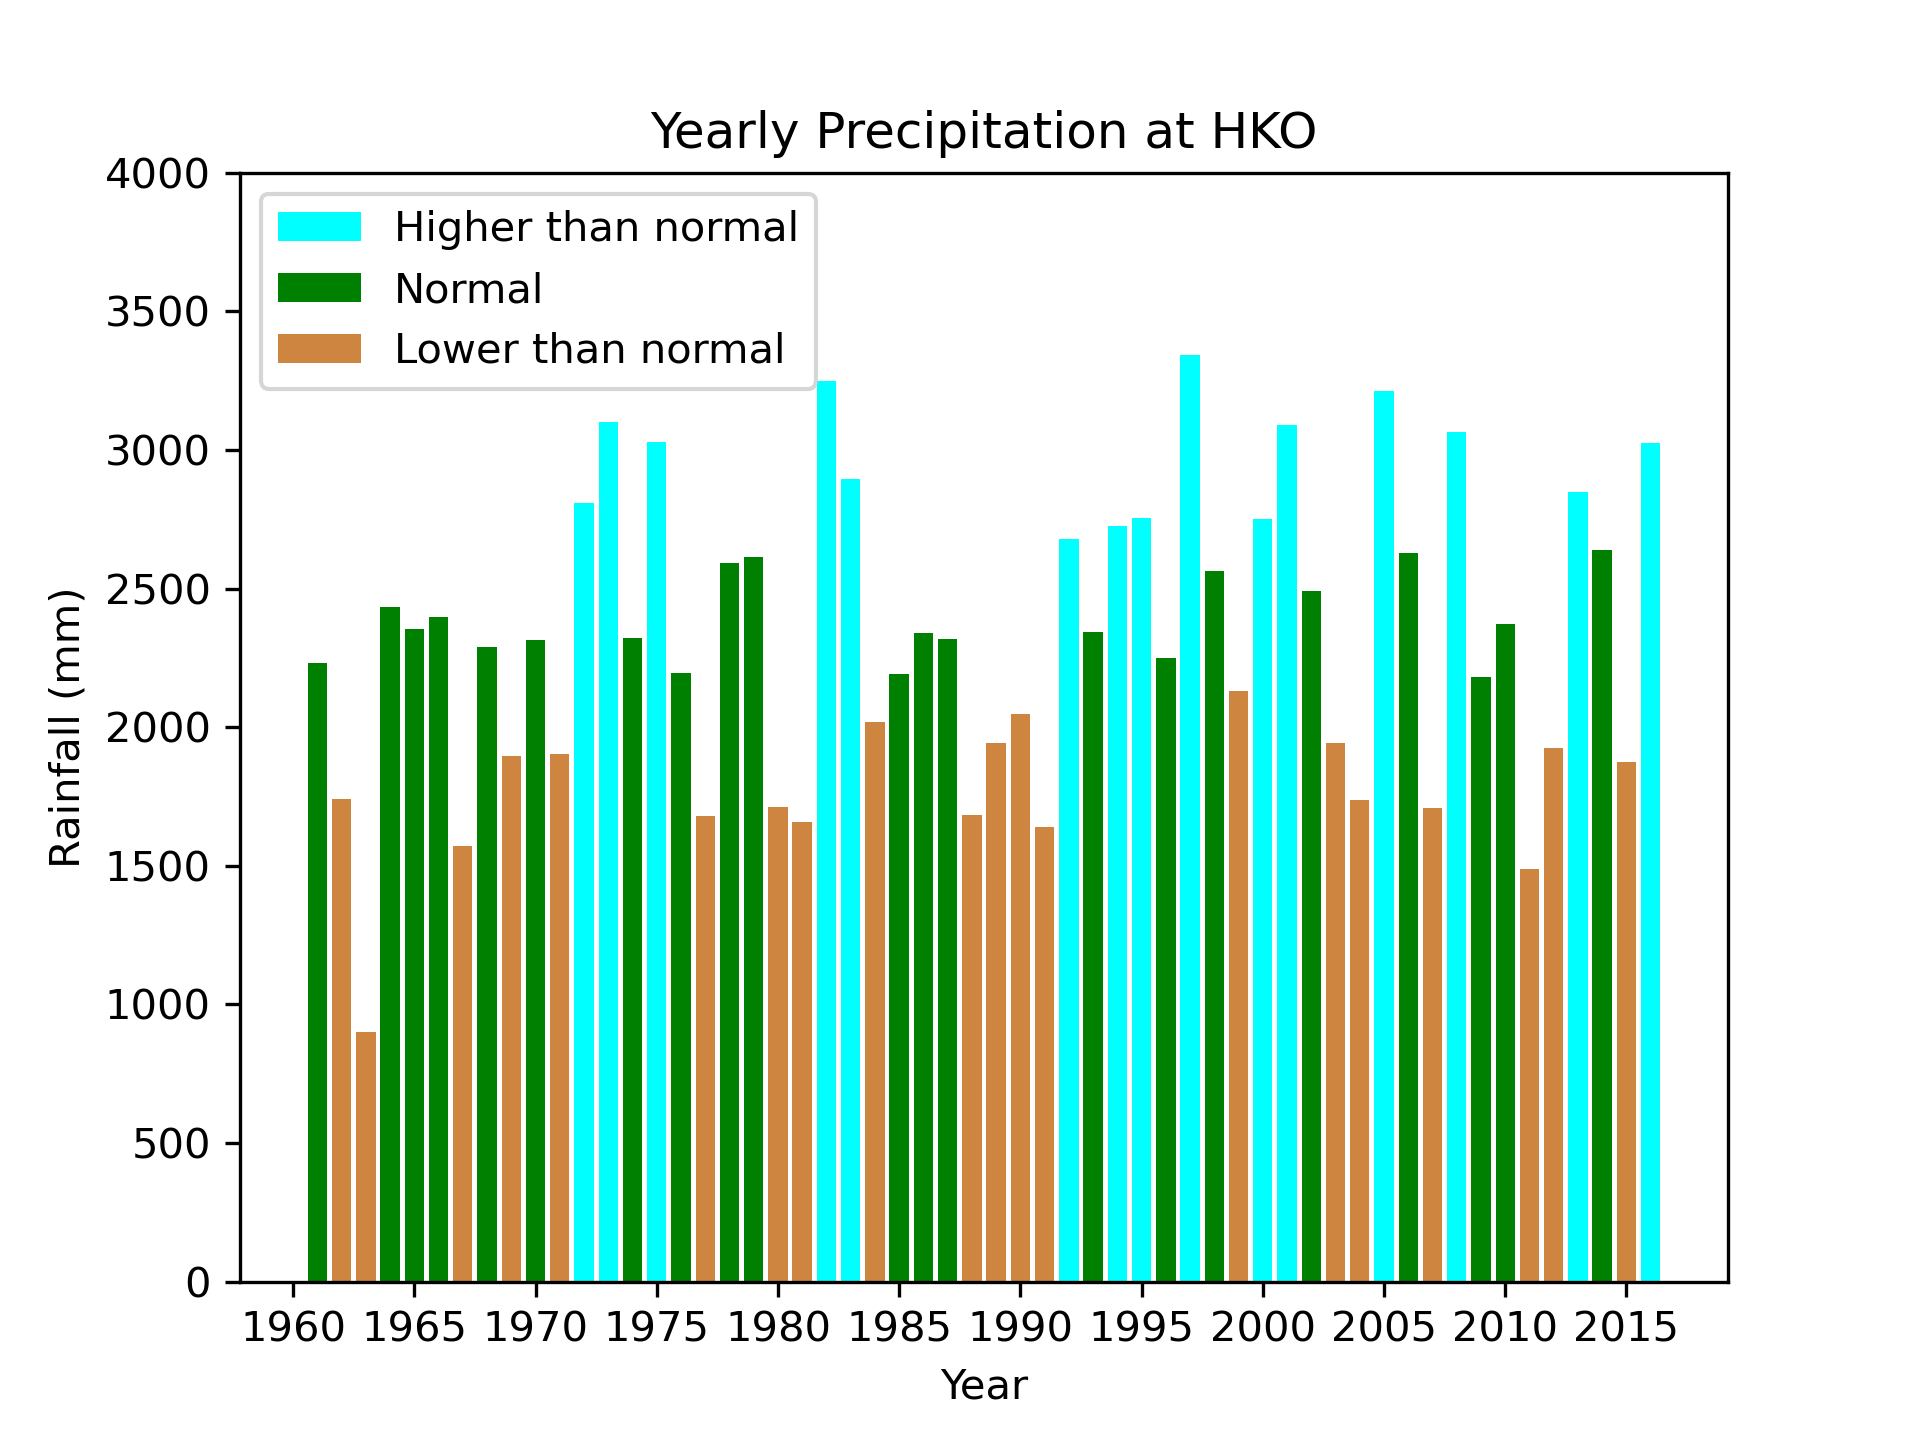

Python code for this plot:
import matplotlib.pyplot as plt
import numpy as np
import pandas as pd

Clim_data = pd.read_csv("Clim.csv")
#Extract years and rainfall
years = np.array(Clim_data["Year"])
rain = np.array(Clim_data["Total Rainfall (mm)"])

#Set up figure and subplot
fig = plt.figure()
ax_rain = fig.add_subplot(1,1,1)

#plot the bar chart, normal rainfall betweem 2150 and 2650 mm/year
high_index = rain > 2650
high_bar = ax_rain.bar(years[high_index], rain[high_index], color="aqua", label="Higher than normal")
normal_bar = ax_rain.bar(years[np.logical_and(rain > 2150, rain < 2650)], rain[np.logical_and(rain > 2150, rain < 2650)], color="green", label="Normal")
low_bar = ax_rain.bar(years[rain < 2150], rain[rain < 2150], color="peru", label="Lower than normal")

#add legend, title, labels, set the limit of y-axis
ax_rain.legend()
ax_rain.set_xlabel("Year")
ax_rain.set_ylabel("Rainfall (mm)")
ax_rain.set_title("Yearly Precipitation at HKO")
ax_rain.set_ylim(0,4000)
ax_rain.set_xticks(np.arange(1960,2020,5))

fig.savefig("Clim.png",dpi=300)


